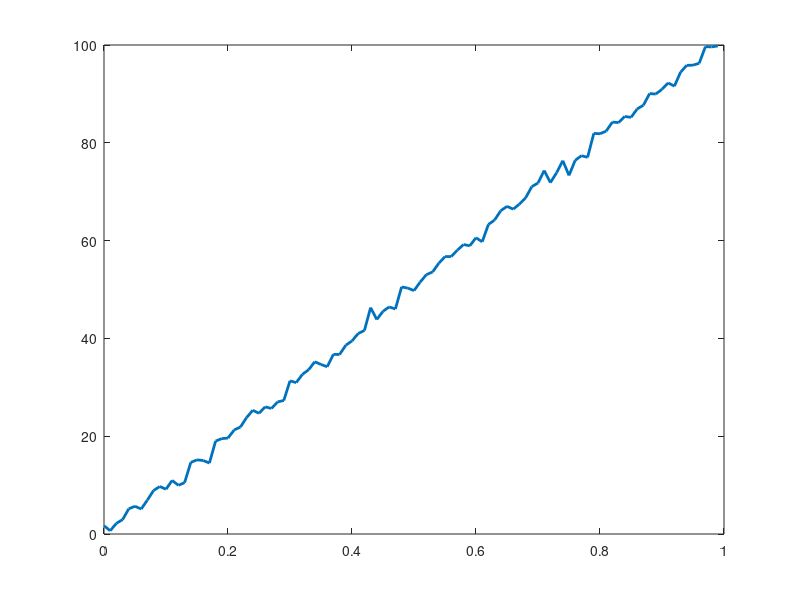

Write MATLAB code to recreate this figure. (Note: this script raises an error after producing the figure.)
%%
%     Curso do canal ExataMenteS
%     Aula 47 - Funcoes
%     Se inscreva no canal e nos ajude a crescer <3
%     Vamos melhorar o Brasil atraves da tecnologia :)
%     https://www.youtube.com/channel/UCZyFebN0_gF2yy5fhVhlXtA
%     Professor: Joao Pinheiro
%%

% Vetor dos dados
n = 100;
t = (0:n-1)/n;
    
% Sinal
x = randn(1,n) + linspace(0,100,n);

% Derivadas
derivada1 = diff(x');       % 1 Ordem
derivada2 = diff(x,2);      % 2 Ordem

figure(1), clf
plot(t,x,'linew',2)

% Caso voce queira apenas pegar uma parte dos dados
[ dx1, ~ ] = Derivada(x);
[ ~, dx2 ] = Derivada(x);
% Plots
figure(2), clf
plot(t,x, t,dx1, t,dx2)
